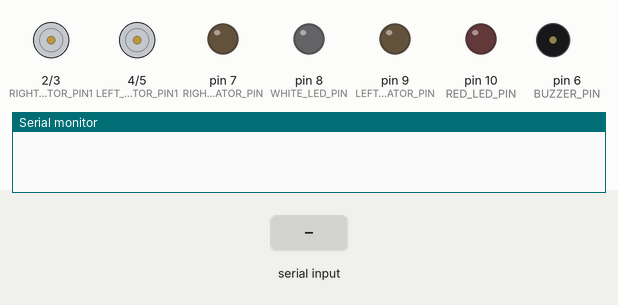
A sketch run on a simulated Arduino Uno, built with avr-gcc and run on an emulated ATmega328P. Shown: motor-driver pin pairs drawn as motors (green arrow = first pin HIGH = forward, orange = second pin HIGH = backward, longer = more drive), output pins drawn as LEDs (lit = HIGH), buzzer (waves = sounding, pin HIGH), the last lines printed to the serial monitor. The test bench sets the inputs (shaded band).

Above: at 1.2 s.
1.3 s: "1\n" received over the second serial link
At 1.9 s:
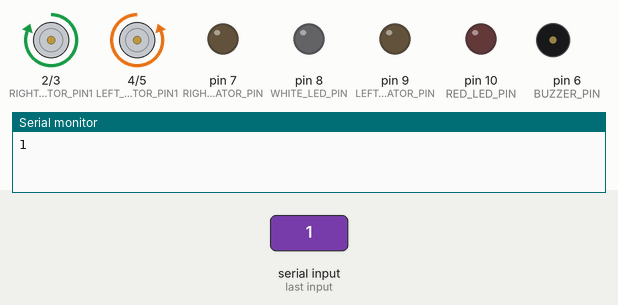
2.8 s: "2\n" received over the second serial link
At 3.1 s:
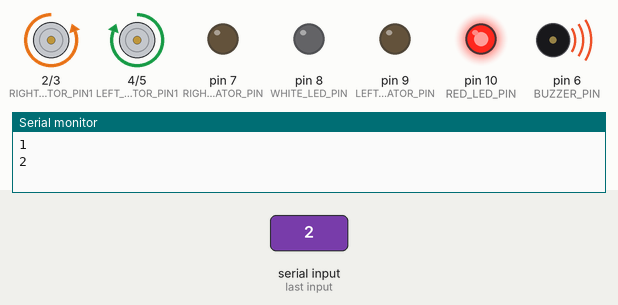
4.3 s: "3\n" received over the second serial link
At 5.4 s:
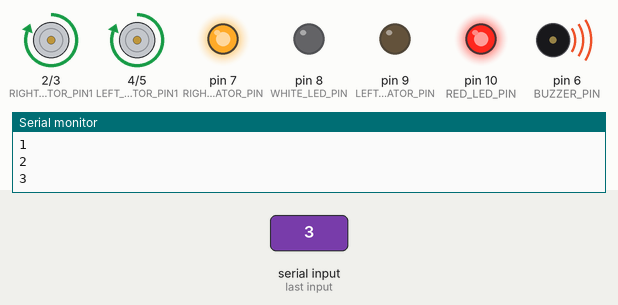
5.8 s: "4\n" received over the second serial link
At 6.6 s:
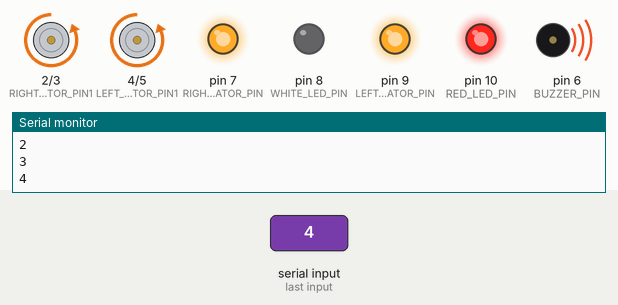
7.3 s: "5\n" received over the second serial link
At 7.7 s:
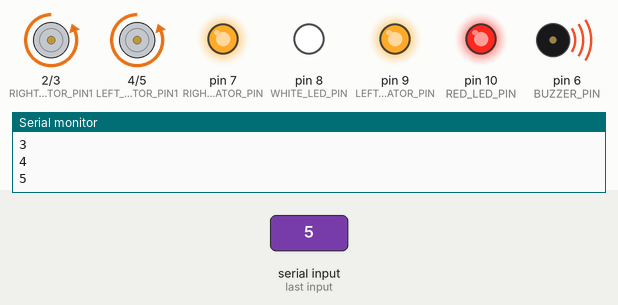
8.8 s: "0\n" received over the second serial link
At 10.0 s:
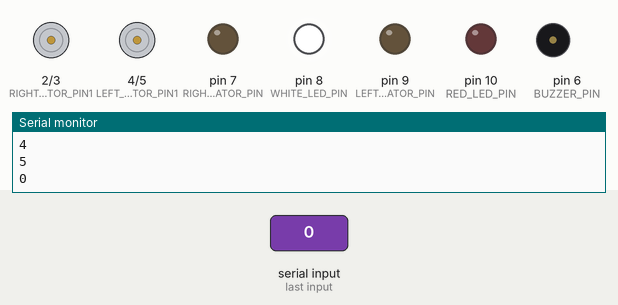
Timing chart, 0 to 11.3 s (numbered marks = the images above; inputs shaded):
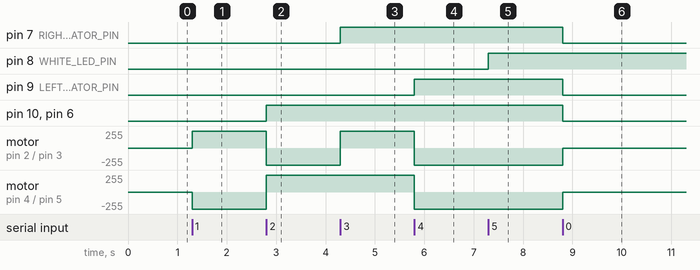

The sketch:

arduino.ino
```cpp
#include <SoftwareSerial.h>

#define RIGHT_MOTOR_PIN1 2
#define RIGHT_MOTOR_PIN2 3
#define LEFT_MOTOR_PIN1 4
#define LEFT_MOTOR_PIN2 5
#define BUZZER_PIN 6
#define WHITE_LED_PIN 8
#define RED_LED_PIN 10
#define RIGHT_INDICATOR_PIN 7
#define LEFT_INDICATOR_PIN 9

#define BLUETOOTH_RX A0
#define BLUETOOTH_TX A1


SoftwareSerial bluetooth(BLUETOOTH_RX, BLUETOOTH_TX); // RX, TX

void setup() {

  pinMode(RIGHT_MOTOR_PIN1, OUTPUT);
  pinMode(RIGHT_MOTOR_PIN2, OUTPUT);
  pinMode(LEFT_MOTOR_PIN1, OUTPUT);
  pinMode(LEFT_MOTOR_PIN2, OUTPUT);
  pinMode(BUZZER_PIN, OUTPUT);
  pinMode(WHITE_LED_PIN, OUTPUT);
  pinMode(RED_LED_PIN, OUTPUT);
  pinMode(RIGHT_INDICATOR_PIN, OUTPUT);
  pinMode(LEFT_INDICATOR_PIN, OUTPUT);

  Serial.begin(9600);
  bluetooth.begin(9600);
}

void loop() {
  if (bluetooth.available()) {
    String command = bluetooth.readStringUntil('\n');
    processCommand(command);
  }
}

void processCommand(String command) {
  command.trim();
  String action = command;
  Serial.println(command);
  if (action=="1") {
    moveForward();
  } else if (action=="2") {
    moveBackward();
  } else if (action=="3") {
    turnRight();
  } else if (action=="4") {
    turnLeft();
  } else if (action == "5") {
    digitalWrite(WHITE_LED_PIN, HIGH);
  } else if (action == "6") {
    digitalWrite(WHITE_LED_PIN, LOW);
  }
  else if(action=="0"){
    stopMotors();
  }
}

void moveForward() {
  digitalWrite(LEFT_MOTOR_PIN1, LOW);
  digitalWrite(LEFT_MOTOR_PIN2, HIGH);
  digitalWrite(RIGHT_MOTOR_PIN1, HIGH);
  digitalWrite(RIGHT_MOTOR_PIN2, LOW);
}

void moveBackward() {
  digitalWrite(LEFT_MOTOR_PIN1, HIGH);
  digitalWrite(LEFT_MOTOR_PIN2, LOW);
  digitalWrite(RIGHT_MOTOR_PIN1, LOW);
  digitalWrite(RIGHT_MOTOR_PIN2, HIGH);
  digitalWrite(RED_LED_PIN, HIGH);
  digitalWrite(BUZZER_PIN, HIGH);

}

void turnRight() {
  digitalWrite(RIGHT_MOTOR_PIN1, HIGH);
  digitalWrite(RIGHT_MOTOR_PIN2, LOW);
  digitalWrite(LEFT_MOTOR_PIN1, HIGH);
  digitalWrite(LEFT_MOTOR_PIN2, LOW);
  digitalWrite(RIGHT_INDICATOR_PIN, HIGH);
}


void turnLeft() {
  digitalWrite(RIGHT_MOTOR_PIN1, LOW);
  digitalWrite(RIGHT_MOTOR_PIN2, HIGH);
  digitalWrite(LEFT_MOTOR_PIN1, LOW);
  digitalWrite(LEFT_MOTOR_PIN2, HIGH);
  digitalWrite(LEFT_INDICATOR_PIN, HIGH);

}
void stopMotors() {
  digitalWrite(RIGHT_MOTOR_PIN1, LOW);
  digitalWrite(RIGHT_MOTOR_PIN2, LOW);
  digitalWrite(LEFT_MOTOR_PIN1, LOW);
  digitalWrite(LEFT_MOTOR_PIN2, LOW);
  digitalWrite(RED_LED_PIN, LOW);
  digitalWrite(BUZZER_PIN, LOW);
  digitalWrite(LEFT_INDICATOR_PIN, LOW);
  digitalWrite(RIGHT_INDICATOR_PIN, LOW);
}
```

Measured:
- after the input at 1.3 s, motor on pin 2 (RIGHT_MOTOR_PIN1) / pin 3 (RIGHT_MOTOR_PIN2): stopped → forward 255/255 at once; motor on pin 4 (LEFT_MOTOR_PIN1) / pin 5 (LEFT_MOTOR_PIN2): stopped → backward 255/255 at once
- after the input at 2.8 s, pin 10 (RED_LED_PIN), pin 6 (BUZZER_PIN): LOW → HIGH at once; motor on pin 2 (RIGHT_MOTOR_PIN1) / pin 3 (RIGHT_MOTOR_PIN2): forward 255/255 → backward 255/255 at once; motor on pin 4 (LEFT_MOTOR_PIN1) / pin 5 (LEFT_MOTOR_PIN2): backward 255/255 → forward 255/255 at once
- after the input at 4.3 s, pin 7 (RIGHT_INDICATOR_PIN): LOW → HIGH at once; motor on pin 2 (RIGHT_MOTOR_PIN1) / pin 3 (RIGHT_MOTOR_PIN2): backward 255/255 → forward 255/255 at once
- after the input at 5.8 s, pin 9 (LEFT_INDICATOR_PIN): LOW → HIGH at once; motor on pin 2 (RIGHT_MOTOR_PIN1) / pin 3 (RIGHT_MOTOR_PIN2), motor on pin 4 (LEFT_MOTOR_PIN1) / pin 5 (LEFT_MOTOR_PIN2): forward 255/255 → backward 255/255 at once
- after the input at 7.3 s, pin 8 (WHITE_LED_PIN): LOW → HIGH at once
- after the input at 8.8 s, pin 7 (RIGHT_INDICATOR_PIN), pin 9 (LEFT_INDICATOR_PIN), pin 10 (RED_LED_PIN), pin 6 (BUZZER_PIN): HIGH → LOW at once; motor on pin 2 (RIGHT_MOTOR_PIN1) / pin 3 (RIGHT_MOTOR_PIN2), motor on pin 4 (LEFT_MOTOR_PIN1) / pin 5 (LEFT_MOTOR_PIN2): backward 255/255 → stopped at once
